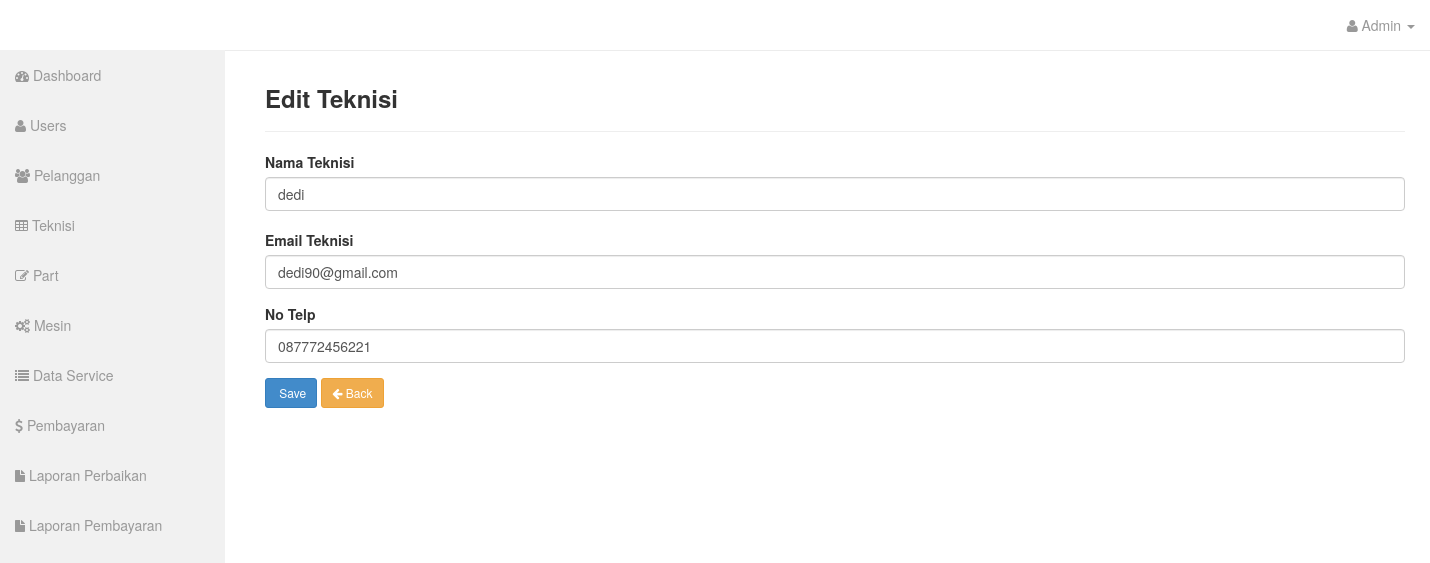
/admin/?hal=ubahteknisi&id=2 (signed in), run on the app's committed database.
### tables this page shows
CREATE TABLE `teknisi` (
  `id_teknisi` int(11) NOT NULL,
  `nama_teknisi` varchar(30) NOT NULL,
  `email_teknisi` varchar(255) NOT NULL,
  `telp_teknisi` varchar(15) NOT NULL
);

### admin/class/crud.php (called while the page is built, shortened)
<?php
class Teknisi{
    public function ambilteknisi($koneksi,$id){
        $qry = $koneksi->query("SELECT * FROM teknisi WHERE id_teknisi='$id'");
        $pecah = $qry->fetch_array();
        return $pecah;
    }
}
$teknisi = new Teknisi();
?>

### admin/views/aksi/ubahteknisi.php (the view, shortened to what this page needs)
<div class="container">
<div class="row">
        <div class="col-md-12 offset-md-4">
            <div class="box">
                        <div class="box-header">
                            <h3 class="box-title" style="font-weight: bold;"> Edit Teknisi</h3>
                        </div>
                        <hr />
                        <div class="box-body">
                            <?php
                            $row = $teknisi->ambilteknisi($koneksi,$_GET['id']);
                            ?>
                            <form action="" id="forminput" method="post" enctype="multipart/form-data">
                            <div class="form-group">
                                <label for="namateknisi">Nama Teknisi</label>
                                <input type="text" id="namateknisi" name="namateknisi" value="<?= $row[1] ?>" class="form-control" placeholder="Nama Teknisi" required="">
                                <div id="showresult" style="padding-top:4px; padding-bottom:0;"></div>
                            </div>
                            <div class="form-group">
                                <label for="emailteknisi">Email Teknisi</label>
                                <input type="text" id="emailteknisi" name="emailteknisi" value="<?= $row[2] ?>" class="form-control" placeholder="Masukan Email Teknisi" required="">
                            </div>
                            <div class="form-group">
                                <label for="telpteknisi">No Telp</label>
                                <input type="number" id="telpteknisi" name="telpteknisi" value="<?= $row[3] ?>" class="form-control" placeholder="Masukan No Telp Teknisi" required>
                            </div>
                                <button id="formbtn" class="btn btn-primary btn-sm" name="save"><i class="fa fa-paper-plane"></i> Save</button>
                                <a href="?hal=teknisi" class="btn btn-warning btn-group-sm btn-sm"><i class="fa fa-arrow-left"></i> Back</a>
                            </form>
                        </div>
                    </div>
                </div>
            </div>
        </div>

### data on the page
teknisi: namateknisi "dedi", emailteknisi "dedi90@gmail.com", telpteknisi "087772456221"

### other printed values
$_SESSION['adm']['username'] "Admin"
